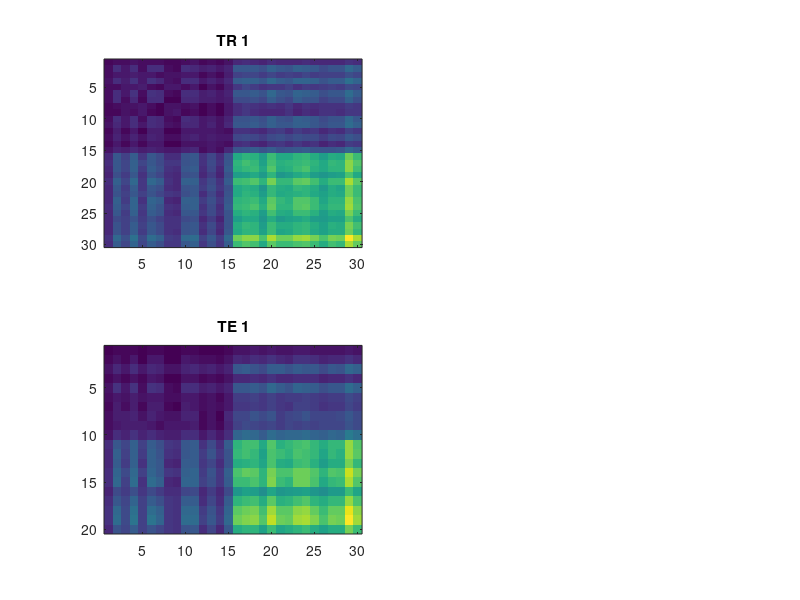

The MATLAB script that drew this image: (Note: this script raises an error after producing the figure.)
% simple test harness for prt_machine
%
% $Id$

%% test setup
featuresAsKernelMatrix=true;
useMultipleKernels=false;

%% generate data

Ntr=30;                % number of training vectors
D=3;                    % dimensionality of the feature vectors
Nte=20;                 % number of testing vectors
classOffset=1;

if useMultipleKernels==true
    
    t_d.train={[rand(Ntr/2,D); rand(Ntr/2,D)+classOffset]; [randn(Ntr/2,D); randn(Ntr/2,D)+classOffset] };
    t_d.test={[rand(Nte/2,D); rand(Nte/2,D)+classOffset]; [randn(Nte/2,D); randn(Nte/2,D)+classOffset] };
else
    t_d.train={[rand(Ntr/2,D); rand(Ntr/2,D)+classOffset]};
    t_d.test={[rand(Nte/2,D); rand(Nte/2,D)+classOffset]};
end

t_d.tr_targets=([ones(Ntr/2,1) ; ones(Ntr/2,1)*2]);

if featuresAsKernelMatrix==true
    if useMultipleKernels==true
        t_d.test={t_d.test{1}*t_d.train{1}';t_d.test{2}*t_d.train{2}'};
        t_d.train={t_d.train{1}*t_d.train{1}';t_d.train{2}*t_d.train{2}'};
    else
        t_d.test={t_d.test{1}*t_d.train{1}'};
        t_d.train={t_d.train{1}*t_d.train{1}'};
    end
end

figure;
subplot(221); imagesc(t_d.train{1}); title('TR 1');
subplot(223); imagesc(t_d.test{1}); title('TE 1');
if useMultipleKernels==true
    subplot(222); imagesc(t_d.train{2}); title('TR 2');
    subplot(224); imagesc(t_d.test{2}); title('TE 2');
end

if featuresAsKernelMatrix==true
    t_d.usebf=true;
else
    t_d.usebf=false;
end

%% prepare machine
myMachine.function='prt_machine_svm_bin';
if featuresAsKernelMatrix==true
    myMachine.args='-s 0 -t 4';
else
    myMachine.args='-s 0 -t 0';
end
testCov=[];

%% potentially annoy the code
% 1: by removing libSVM, we might causes the code to point at the biostats
%toolbox's version of svmtrain instead
%rmpath('/Users/Richiardi/_skool/matlabTools/libsvm/'); 
% 2: by removing biostats toolbox, we're 
%rmpath('/Applications/_sciEng/MATLAB_R2011a.app/toolbox/bioinfo/biolearning');

%% run
tic
% OLD fomat
%output = prt_machine(train,test,testCov,myLabs,myMachine,featuresAsKernelMatrix);
output = prt_machine(t_d,myMachine);
toc
